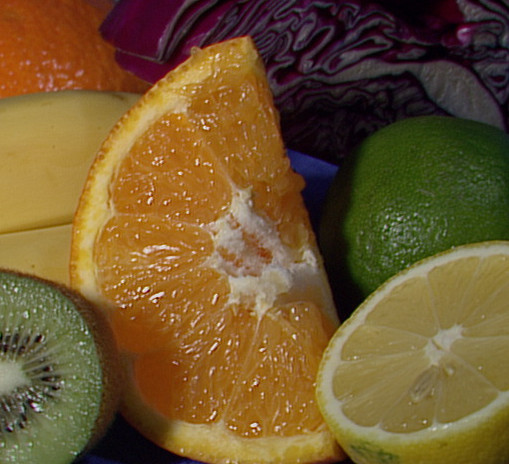
//> input picture images/fruits.jpg, 509 x 464 px
$ ./erode-dilate-picture images/fruits.jpg   (built with g++ and OpenCV 4)
//> lines starting //> are read from the running program, lines starting //| are printed output that depends on the picture
// g++ -ggdb erode-dilate-picture.cpp -o erode-dilate-picture `pkg-config --cflags --libs opencv`
// ./erode-dilate-picture images/fruits.jpg

#include <opencv2/imgproc/imgproc.hpp>
#include <opencv2/highgui/highgui.hpp>
#include <stdlib.h>
#include <stdio.h>

using namespace cv;

/// Global variables
Mat src, erosion_dst, dilation_dst;

int erosion_elem = 0;
int erosion_size = 0;
int dilation_elem = 0;
int dilation_size = 0;
int const max_elem = 2;
int const max_kernel_size = 21;

/** Function Headers */
void Erosion( int, void* );
void Dilation( int, void* );

/** @function main */
int main( int argc, char** argv )
{
  /// Load an image
  src = imread( argv[1] );
//> src is the input picture: 464 rows x 509 cols, CV_8UC3; mean B, G, R 46.4, 86.9, 112.3

  if( !src.data )
  { return -1; }

  /// Create windows
  namedWindow( "Erosion Demo", CV_WINDOW_AUTOSIZE );
  namedWindow( "Dilation Demo", CV_WINDOW_AUTOSIZE );
  cvMoveWindow( "Dilation Demo", src.cols, 0 );

  /// Create Erosion Trackbar
  createTrackbar( "Element:\n 0: Rect \n 1: Cross \n 2: Ellipse", "Erosion Demo",
                  &erosion_elem, max_elem,
                  Erosion );
//> slider 'Element:\n 0: Rect \n 1: Cross \n' is set to 1

  createTrackbar( "Kernel size:\n 2n +1", "Erosion Demo",
                  &erosion_size, max_kernel_size,
                  Erosion );
//> slider 'Kernel size:\n 2n +1' is set to 7

  /// Create Dilation Trackbar
  createTrackbar( "Element:\n 0: Rect \n 1: Cross \n 2: Ellipse", "Dilation Demo",
                  &dilation_elem, max_elem,
                  Dilation );
//> slider 'Element:\n 0: Rect \n 1: Cross \n' is set to 1

  createTrackbar( "Kernel size:\n 2n +1", "Dilation Demo",
                  &dilation_size, max_kernel_size,
                  Dilation );
//> slider 'Kernel size:\n 2n +1' is set to 7

  /// Default start
  Erosion( 0, 0 );
  Dilation( 0, 0 );

  waitKey(0);
  return 0;
}

/**  @function Erosion  */
void Erosion( int, void* )
{
  int erosion_type;
  if( erosion_elem == 0 ){ erosion_type = MORPH_RECT; }
  else if( erosion_elem == 1 ){ erosion_type = MORPH_CROSS; }
  else if( erosion_elem == 2) { erosion_type = MORPH_ELLIPSE; }

  Mat element = getStructuringElement( erosion_type,
                                       Size( 2*erosion_size + 1, 2*erosion_size+1 ),
                                       Point( erosion_size, erosion_size ) );

  /// Apply the erosion operation
  erode( src, erosion_dst, element );
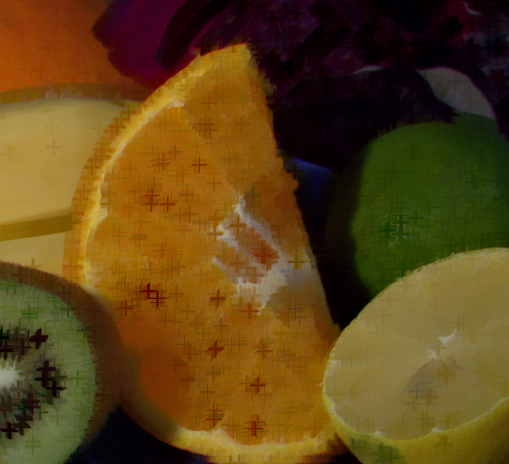
//> erosion_dst: 464 rows x 509 cols, CV_8UC3; mean B, G, R 22.5, 68.3, 94.8
  imshow( "Erosion Demo", erosion_dst );
}

/** @function Dilation */
void Dilation( int, void* )
{
  int dilation_type;
  if( dilation_elem == 0 ){ dilation_type = MORPH_RECT; }
  else if( dilation_elem == 1 ){ dilation_type = MORPH_CROSS; }
  else if( dilation_elem == 2) { dilation_type = MORPH_ELLIPSE; }

  Mat element = getStructuringElement( dilation_type,
                                       Size( 2*dilation_size + 1, 2*dilation_size+1 ),
                                       Point( dilation_size, dilation_size ) );
  /// Apply the dilation operation
  dilate( src, dilation_dst, element );
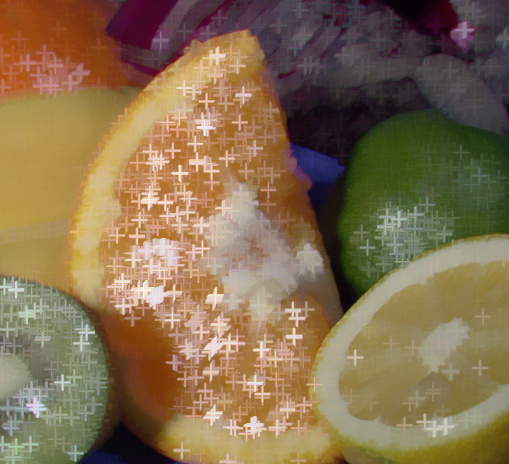
//> dilation_dst: 464 rows x 509 cols, CV_8UC3; mean B, G, R 79.5, 110.5, 132.9
  imshow( "Dilation Demo", dilation_dst );
}
